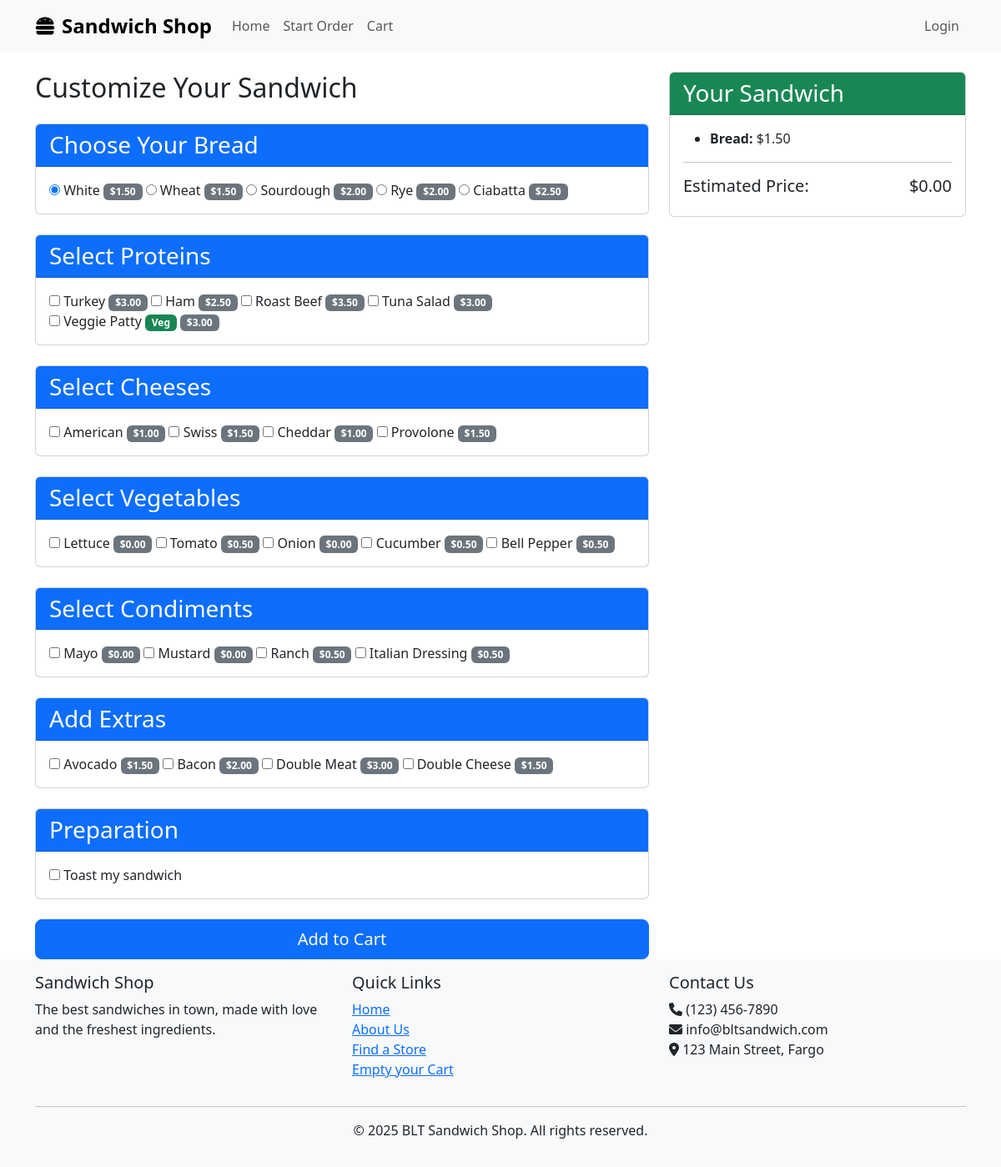
The app's page /customize/ with its own data.
### sandwichCustomization/models.py (models this page shows, shortened)
class Bread(models.Model):
    name = models.CharField(max_length=50)
    price = models.DecimalField(max_digits=5, decimal_places=2, default=0)
    available = models.BooleanField(default=True)

class Protein(models.Model):
    name = models.CharField(max_length=50)
    price = models.DecimalField(max_digits=5, decimal_places=2)
    vegetarian = models.BooleanField(default=False)
    available = models.BooleanField(default=True)

class Cheese(models.Model):
    name = models.CharField(max_length=50)
    price = models.DecimalField(max_digits=5, decimal_places=2)
    available = models.BooleanField(default=True)

class Vegetable(models.Model):
    name = models.CharField(max_length=50)
    price = models.DecimalField(max_digits=5, decimal_places=2, default=0)
    available = models.BooleanField(default=True)

class Condiment(models.Model):
    name = models.CharField(max_length=50)
    price = models.DecimalField(max_digits=5, decimal_places=2, default=0)
    available = models.BooleanField(default=True)

class Extra(models.Model):
    name = models.CharField(max_length=50)
    price = models.DecimalField(max_digits=5, decimal_places=2)
    available = models.BooleanField(default=True)

### sandwichCustomization/views.py (the view, shortened to what this page needs)
# urls.py: path('customize/', views.SandwichCreateView.as_view(), name='customize_sandwich'),
class SandwichCreateView(CreateView):
    model = Sandwich
    form_class = SandwichForm
    template_name = 'customizeSandwich.html'
    success_url = reverse_lazy('cart')
    def get_context_data(self, **kwargs):
        context = super().get_context_data(**kwargs)
        context['breads'] = Bread.objects.filter(available=True)
        context['proteins'] = Protein.objects.filter(available=True)
        context['cheeses'] = Cheese.objects.filter(available=True)
        context['vegetables'] = Vegetable.objects.filter(available=True)
        context['condiments'] = Condiment.objects.filter(available=True)
        context['extras'] = Extra.objects.filter(available=True)
        return context

### sandwichCustomization/templates/customizeSandwich.html (shortened to what this page needs)
{% extends "main/base.html" %}
{% load static %}
{% load crispy_forms_tags %}
{% load i18n %}
{% block content %}
<div class="row">
    <div class="col-md-8">
        <h2 class="mb-4">Customize Your Sandwich</h2>
        <form method="post" action="{% url 'add_to_cart' %}">
            <div class="card mb-4">
                <div class="card-header bg-primary text-white">
                    <h3 class="card-title mb-0">Choose Your Bread</h3>
                </div>
                <div class="card-body sandwich-options">
                    {% for bread in breads %}
                    <label>
                        <input type="radio" name="bread" value="{{ bread.id }}" required {% if forloop.first %}checked{% endif %}>
                        {{ bread.name }}
                        <span class="badge bg-secondary price-badge">${{ bread.price }}</span>
                    </label>
                    {% endfor %}
                </div>
            </div>
            <div class="card mb-4">
                <div class="card-header bg-primary text-white">
                    <h3 class="card-title mb-0">Select Proteins</h3>
                </div>
                <div class="card-body sandwich-options">
                    {% for protein in proteins %}
                    <label>
                        <input type="checkbox" name="proteins" value="{{ protein.id }}">
                        {{ protein.name }}
                        {% if protein.vegetarian %}<span class="badge bg-success">Veg</span>{% endif %}
                        <span class="badge bg-secondary price-badge">${{ protein.price }}</span>
                    </label>
                    {% endfor %}
                </div>
            </div>
            <div class="card mb-4">
                <div class="card-header bg-primary text-white">
                    <h3 class="card-title mb-0">Select Cheeses</h3>
                </div>
                <div class="card-body sandwich-options">
                    {% for cheese in cheeses %}
                    <label>
                        <input type="checkbox" name="cheeses" value="{{ cheese.id }}">
                        {{ cheese.name }}
                        <span class="badge bg-secondary price-badge">${{ cheese.price }}</span>
                    </label>
                    {% endfor %}
                </div>
            </div>
            <div class="card mb-4">
                <div class="card-header bg-primary text-white">
                    <h3 class="card-title mb-0">Select Vegetables</h3>
                </div>
                <div class="card-body sandwich-options">
                    {% for vegetable in vegetables %}
                    <label>
                        <input type="checkbox" name="vegetables" value="{{ vegetable.id }}">
                        {{ vegetable.name }}
                        <span class="badge bg-secondary price-badge">${{ vegetable.price }}</span>
                    </label>
                    {% endfor %}
                </div>
            </div>
            <div class="card mb-4">
                <div class="card-header bg-primary text-white">
                    <h3 class="card-title mb-0">Select Condiments</h3>
                </div>
                <div class="card-body sandwich-options">
                    {% for condiment in condiments %}
                    <label>
                        <input type="checkbox" name="condiments" value="{{ condiment.id }}">
                        {{ condiment.name }}
                        <span class="badge bg-secondary price-badge">${{ condiment.price }}</span>
                    </label>
                    {% endfor %}
                </div>
            </div>
            <div class="card mb-4">
                <div class="card-header bg-primary text-white">
                    <h3 class="card-title mb-0">Add Extras</h3>
                </div>
                <div class="card-body sandwich-options">
                    {% for extra in extras %}
                    <label>
                        <input type="checkbox" name="extras" value="{{ extra.id }}">
                        {{ extra.name }}
                        <span class="badge bg-secondary price-badge">${{ extra.price }}</span>
                    </label>
                    {% endfor %}
                </div>
            </div>
            <div class="card mb-4">
                <div class="card-header bg-primary text-white">
                    <h3 class="card-title mb-0">Preparation</h3>
                </div>
                <div class="card-body sandwich-options">
                    <label>
                        <input type="checkbox" name="toasted" id="id_toasted">
                        Toast my sandwich
                    </label>
                </div>
            </div>
            <div class="d-grid gap-2">
                <button type="submit" class="btn btn-primary btn-lg">Add to Cart</button>
            </div>
        </form>
    </div>
    <div class="col-md-4">
        <div class="card sticky-top" style="top: 2rem;">
            <div class="card-header bg-success text-white">
                <h3 class="card-title mb-0">Your Sandwich</h3>
            </div>
            <div class="card-body">
                <div id="sandwich-preview">
                </div>
                <hr>
                <div class="d-flex justify-content-between">
                    <h5>Estimated Price:</h5>
                    <h5 id="total-price">$0.00</h5>
                </div>
            </div>
        </div>
    </div>
</div>
{% endblock %}

### main/templates/main/base.html (shortened to what this page needs)
<!DOCTYPE html>
<html lang="en">
<head>
    <link href="https://cdn.jsdelivr.net/npm/bootstrap@5.3.0-alpha1/dist/css/bootstrap.min.css" rel="stylesheet">
    <link rel="stylesheet" href="https://cdnjs.cloudflare.com/ajax/libs/font-awesome/6.0.0/css/all.min.css">
</head>
<body>
    <nav class="navbar navbar-expand-lg navbar-light bg-light">
        <div class="container">
            <a class="navbar-brand" href="{% url 'home' %}">
                <i class="fas fa-hamburger me-2"></i>Sandwich Shop
            </a>
            <div class="collapse navbar-collapse" id="navbarNav">
                <ul class="navbar-nav me-auto">
                    <li class="nav-item">
                        <a class="nav-link" href="{% url 'home' %}">Home</a>
                    </li>
                    <li class="nav-item">
                        <a class="nav-link" href="{% url 'customize_sandwich' %}">Start Order</a>
                    </li>
                    <li class="nav-item">
                        <a class="nav-link" href="{% url 'cart' %}">Cart</a>
                    </li>
                </ul>
                <ul class="navbar-nav">
                    {% if user.is_authenticated %}
                    <span class="navbar-text">Logged in as {{user.username}} | </span>
                    <li class="nav-item">
                        <a  class="nav-link" href="{% url 'logout' %}">Logout</a>
                    </li>
                    {% else %}
                    <li class="nav-item">
                        <a class="nav-link" href="{% url 'login' %}">Login</a>
                    </li>
                    {% endif %}
                </ul>
            </div>
        </div>
    </nav>
    <div class="container mt-4">
        {% block content %}{% endblock %}
    </div>
    <footer class="footer mt-auto py-3 bg-light">
        <div class="container">
            <div class="row">
                <div class="col-md-4">
                    <h5>Sandwich Shop</h5>
                    <p>The best sandwiches in town, made with love and the freshest ingredients.</p>
                </div>
                <div class="col-md-4">
                    <h5>Quick Links</h5>
                    <ul class="list-unstyled">
                        <li><a href="{% url 'home' %}">Home</a></li>
                        <li><a href="{% url 'about-us' %}">About Us</a></li>
                        <li><a href="{% url 'locator' %}">Find a Store</a></li>
                        <li><a href="{% url 'clear_cart' %}">Empty your Cart</a></li>
                    </ul>
                </div>
                <div class="col-md-4">
                    <h5>Contact Us</h5>
                    <p>
                        <i class="fas fa-phone"></i> (123) 456-7890<br>
                        <i class="fas fa-envelope"></i> info@bltsandwich.com<br>
                        <i class="fas fa-map-marker-alt"></i> 123 Main Street, Fargo
                    </p>
                </div>
            </div>
            <hr>
            <div class="text-center">
                <p>&copy; {% now "Y" %} BLT Sandwich Shop. All rights reserved.</p>
            </div>
        </div>
    </footer>
</body>
</html>

### main/templates/main/base.html (style rules this page uses)
.navbar-brand { font-weight: 700; font-size: 1.5rem; }
.footer { margin-top: 50px; padding: 20px 0; background-color: #f8f9fa; }

### records on screen
Bread: name "White", price "1.50"
Bread: name "Wheat", price "1.50"
Bread: name "Sourdough", price "2.00"
Bread: name "Rye", price "2.00"
Bread: name "Ciabatta", price "2.50"
Protein: name "Turkey", price "3.00"
Protein: name "Ham", price "2.50"
Protein: name "Roast Beef", price "3.50"
Protein: name "Tuna Salad", price "3.00"
Protein: name "Veggie Patty", vegetarian "Veg", price "3.00"
Cheese: name "American", price "1.00"
Cheese: name "Swiss", price "1.50"
Cheese: name "Cheddar", price "1.00"
Cheese: name "Provolone", price "1.50"
Vegetable: name "Lettuce", price "0.00"
Vegetable: name "Tomato", price "0.50"
Vegetable: name "Onion", price "0.00"
Vegetable: name "Cucumber", price "0.50"
Vegetable: name "Bell Pepper", price "0.50"
Condiment: name "Mayo", price "0.00"
Condiment: name "Mustard", price "0.00"
Condiment: name "Ranch", price "0.50"
Condiment: name "Italian Dressing", price "0.50"
Extra: name "Avocado", price "1.50"
Extra: name "Bacon", price "2.00"
Extra: name "Double Meat", price "3.00"
Extra: name "Double Cheese", price "1.50"
